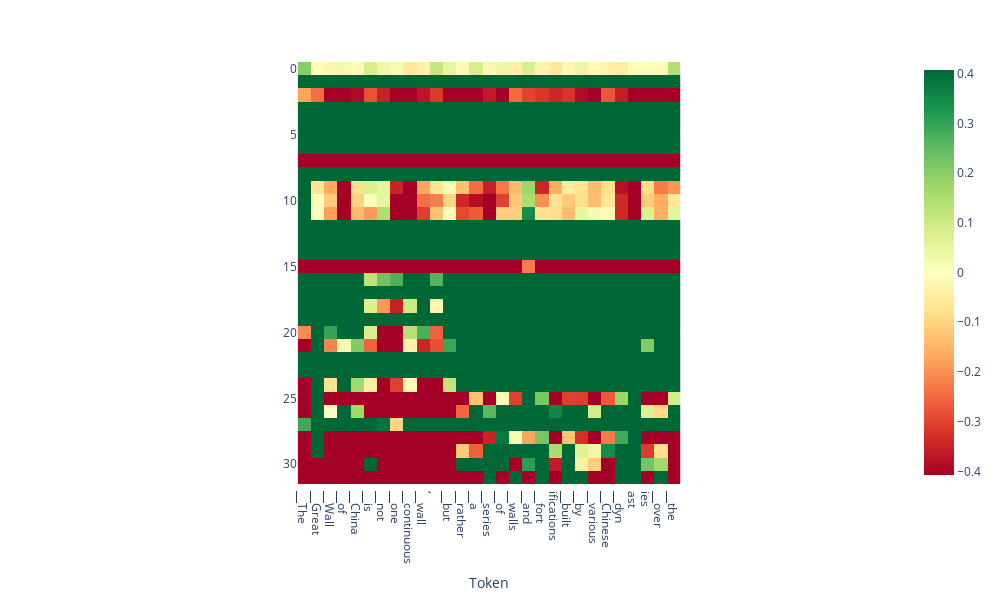

Notebook cell for this chart:
### Code cell
doc.plot_projection_heatmap(output['projections'], output['tokens'], lastn_tokens_to_plot=max_new_tokens, saturate_at='auto')

### Figure 1 — Plotly figure (JSON) as saved in the notebook; plotly's stock layout.template omitted (floating-point values rounded to 4 significant figures; data arrays with more than 128 entries replaced by an {"elided": "..."} marker saying what was removed)
{"data": [{"coloraxis": "coloraxis", "hovertemplate": "Token: %{x}<br>y: %{y}<br>color: %{z}<extra></extra>", "name": "0", "type": "heatmap", "xaxis": "x", "yaxis": "y", "z": {"elided": "32x29 float values"}}], "layout": {"coloraxis": {"cmax": 0.4073, "cmin": -0.4073, "colorscale": [[0, "rgb(165,0,38)"], [0.1, "rgb(215,48,39)"], [0.2, "rgb(244,109,67)"], [0.3, "rgb(253,174,97)"], [0.4, "rgb(254,224,139)"], [0.5, "rgb(255,255,191)"], [0.6, "rgb(217,239,139)"], [0.7, "rgb(166,217,106)"], [0.8, "rgb(102,189,99)"], [0.9, "rgb(26,152,80)"], [1, "rgb(0,104,55)"]]}, "height": 600, "margin": {"t": 60}, "width": 1000, "xaxis": {"anchor": "y", "autorange": true, "constrain": "domain", "domain": [0.2662, 0.7338], "range": [-0.5, 28.5], "scaleanchor": "y", "ticktext": ["▁The", "▁Great", "▁Wall", "▁of", "▁China", "▁is", "▁not", "▁one", "▁continuous", "▁wall", ",", "▁but", "▁rather", "▁a", "▁series", "▁of", "▁walls", "▁and", "▁fort", "ifications", "▁built", "▁by", "▁various", "▁Chinese", "▁dyn", "ast", "ies", "▁over", "▁the", "▁course"], "tickvals": [0, 1, 2, 3, 4, 5, 6, 7, 8, 9, 10, 11, 12, 13, 14, 15, 16, 17, 18, 19, 20, 21, 22, 23, 24, 25, 26, 27, 28, 29], "title": {"text": "Token"}}, "yaxis": {"anchor": "x", "autorange": true, "constrain": "domain", "domain": [0, 1], "range": [31.5, -0.5]}}}
